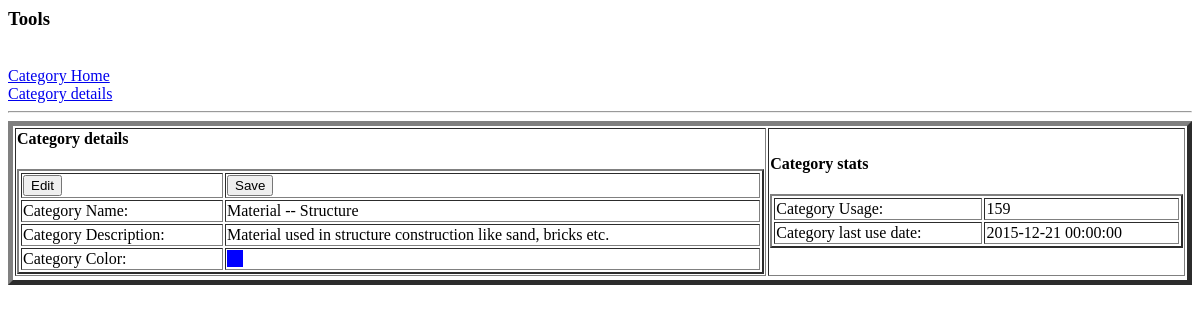
The page /manage/cost/config/category_details.php?id=7 on the database as committed earlier.
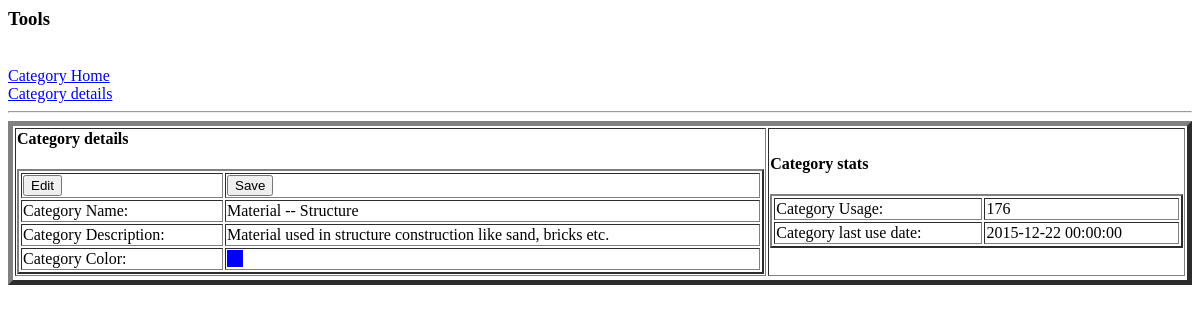
The same page on the database as committed later.
### tables this page shows
CREATE TABLE `kalp_exp_category_stats` (
  `category_id` int(10) unsigned NOT NULL,
  `category_name` varchar(1000) NOT NULL,
  `category_usage` bigint(20) unsigned DEFAULT NULL,
  `last_use_date` datetime DEFAULT NULL,
  PRIMARY KEY (`category_id`),
  CONSTRAINT `kalp_exp_category_stats_fk1` FOREIGN KEY (`category_id`) REFERENCES `kalp_exp_category` (`id`)
);

CREATE TABLE `kalp_exp_category` (
  `id` int(10) unsigned NOT NULL AUTO_INCREMENT,
  `category_name` varchar(1000) NOT NULL,
  `category_desc` varchar(4000) DEFAULT NULL,
  `color_name` varchar(100) DEFAULT NULL,
  `color_code` varchar(100) DEFAULT NULL,
  PRIMARY KEY (`id`)
);

### manage/cost/config/category_details.php (the view, shortened to what this page needs)
<?php
	require_once('../secure/database_details.php');
	$db_connection = mysqli_connect($db_hostname,$db_username,$db_password,$db_name);
	if (isset($_GET["id"])){
		$category_id = $_GET["id"];
	}
	else {
		die("Invalid URL request.");
	}
?>
<html>
	<head>
	</head>
	<body>
		<h3>Tools</h3>
		<br />
		<a href = "./category.php">Category Home </a>
		<br />
		<a href = "./category_details.php?id=<?php echo $category_id?>">Category details </a>
		<hr />
		<?php
			$category_details = "SELECT kalp_exp_category.id, kalp_exp_category.category_name, kalp_exp_category.category_desc, kalp_exp_category.color_name, kalp_exp_category.color_code, kalp_exp_category_stats.category_usage, kalp_exp_category_stats.last_use_date
				FROM kalp_exp_category
					INNER JOIN kalp_exp_category_stats
						ON kalp_exp_category.id = kalp_exp_category_stats.category_id
				WHERE kalp_exp_category.id = {$category_id}";
			$db_result = mysqli_query($db_connection,$category_details);
			while ($db_row = mysqli_fetch_assoc($db_result)) {
				echo "<table style=\"width:100%\" border=\"5\">";
				echo "<tr>";
					echo "<td><h4>Category details</h4>";
						echo "<table style=\"width:100%\" border=\"2\">";
						echo "<tr>
								<td><input type = \"submit\" name = \"Edit\" value = \"Edit\"/></td>
								<td><input type = \"submit\" name = \"Save\" value = \"Save\"/></td>
							</tr>";
						echo "<tr>
								<td>Category Name: </td>
								<td> {$db_row["category_name"]}</td>
							</tr>";
						echo "<tr>
								<td>Category Description: </td>
								<td> {$db_row["category_desc"]}</td>
							</tr>";
						if ($db_row["color_code"] != null) {
							echo "<tr>
									<td>Category Color: </td>
									<td><span style=\"background:{$db_row["color_code"]}\">&nbsp;&nbsp;&nbsp;&nbsp;</span></td>
								</tr>";
						}
						else {
							echo "<tr>
									<td>Category Color: </td>
									<td>Not set</td>
								</tr>";
						}
						echo "</table>";
					echo "</td>";
					echo "<td><h4>Category stats</h4>";
						echo "<table style=\"width:100%\" border=\"2\">";
						echo "<tr>
								<td>Category Usage: </td>
								<td> {$db_row["category_usage"]}</td>
							</tr>";
						echo "<tr>
								<td>Category last use date: </td>
								<td> {$db_row["last_use_date"]}</td>
							</tr>";
						echo "</table>";
					echo "</td>";
				echo "</table>";
			}
		?>
	</body>
</html>

Rows that differ between the two databases and show on the page:
changed kalp_exp_category_stats "Material -- Structure": category_usage "159" → "176"; last_use_date "2015-12-21 00:00:00" → "2015-12-22 00:00:00"
